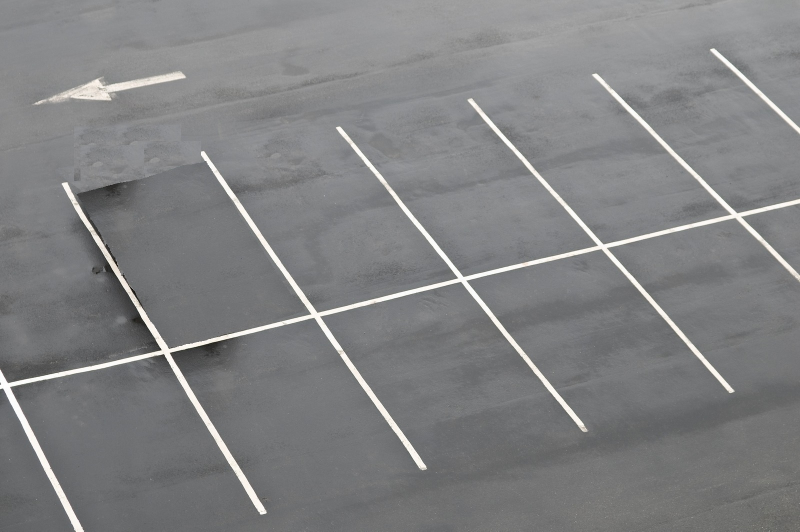
#> input picture backend/images/diag_PL2.jpg, 1600 x 1063 px, found by its file name (shown at 1/2 size)
$ python opencv_sandbox.py
#> lines starting #> are read from the running program, lines starting #| are printed output that depends on the picture; after the words box and inside, x2 and y2 are one past the last pixel; in counts of white or black regions, pixels touching at a corner belong together
### backend/analysis/math_functions.py
import math, sys

'''
Merge collinear lines or lines so close together they
might as well be

Inputs:
    angle_threshold: angle difference between lines
    distance_threshold: pixel distance difference between lines
    lines: list of lines to be considered

Outputs:
    merged_lines: line list post merge
'''
# [79 lines left out: function merge_lines, not called in this run]


'''
Detect intersection points between lines, using determinants
equation used can be found here:
https://en.wikipedia.org/wiki/Line%E2%80%93line_intersection

Inputs:
    lines: list of lines to be considered

Outputs:
    intersect_points: all points where two lines intersect
'''
# [30 lines left out: function calc_intersects, not called in this run]


'''
Make a point list out of cut intersect lines

Inputs:
    intersect_lines: list of intersect lines

Outputs:
    intersect_line_points: list of points created from intersect
                           line list
'''
# [10 lines left out: function calc_intersect_line_points, not called in this run]


'''
Calculate the distance from a point to a FINITE line segment

Inputs:
    px: point x val
    py: point y val
    x1: point 1 x for line
    y1: point 1 y for line
    x2: point 2 x for line
    y2: point 2 y for line

Outputs:
    dist: distance from the point to the finite line
'''
# [15 lines left out: function point_to_finite_line_dist, not called in this run]


'''
Clean fragment lines post-merge

Inputs:
    lines: list of line segments post-merge

Outputs:
    lines: cleansed list of lines with fragment lines removed
'''
# [67 lines left out: function clean_fragment_lines, not called in this run]

### backend/analysis/space_detection.py
import cv2, numpy, math
from analysis.math_functions import (merge_lines, calc_intersects, calc_intersect_line_points,
                                    clean_fragment_lines)

img_w = 800
img_h = 444

points = []

'''
Define parking space lines as:
    startpoint -> intersection point
    or
    endpoint   -> intersection point

Inputs:
    lines: list of lines to be considered
    intersect_points: all points where two lines intersect

Outputs:
    space_lines_side_1: detected lines on side 1 of the intersect line
    space_lines_side_2: detected lines on side 2 of the intersect line
    intersect_lines: detected lines used to connect space lines
'''
def calc_space_lines(lines: list,
                     intersect_points: list):

    space_lines_side_1 = []
    space_lines_side_2 = []
    intersect_lines = []

    line_1_found = 0
    line_2_found = 0

    for line in lines:
        for intersect_point in intersect_points:
            start_x, start_y, end_x, end_y = line[0]
            intersect_x, intersect_y, line_1, line_2 = intersect_point

            # line_1 and line_2 are the lines that created the intersection
            x1_1, y1_1, x2_1, y2_1 = line_1
            x1_2, y1_2, x2_2, y2_2 = line_2

            # check if intersection point is on current line
            # if it is, break the line into two, split by intersection point
            if ((start_x == x1_1 and start_y == y1_1 and end_x == x2_1 and end_y == y2_1) or
                (start_x == x1_2 and start_y == y1_2 and end_x == x2_2 and end_y == y2_2)
                ):
                space_lines_side_1.append((start_x, start_y, intersect_x, intersect_y))
                space_lines_side_2.append((intersect_x, intersect_y, end_x, end_y))

            # cut the intersect line itself based off the intersection points
            # a line is defined as an intersection line if has two or more intersect
            # points along it
            if start_x == x1_1 and start_y == y1_1 and end_x == x2_1 and end_y == y2_1:
                line_1_found += 1
            elif start_x == x1_2 and start_y == y1_2 and end_x == x2_2 and end_y == y2_2:
                line_2_found += 1

        if line_1_found >= 2 or line_2_found >= 2:
            start_x, start_y, end_x, end_y = line[0]

            # sort the intersect points to align at the beginning with
            # start_x and at the end with end_x
            # NOTE: I don't think this will account for y correctly...may
            #       need to fix later
            intersect_points.sort()

            # startpoint -> intersection point
            intersect_lines.append((start_x, start_y,
                                    intersect_points[0][0], intersect_points[0][1]))
            # intersection point -> intersection point
            for i in range(0, len(intersect_points) - 1):
                ip_x1, ip_y1, line_1_1, line_2_1 = intersect_points[i]
                ip_x2, ip_y2, line_1_2, line_2_2 = intersect_points[i + 1]
                intersect_lines.append((ip_x1, ip_y1, ip_x2, ip_y2))
            # intersection point -> endpoint
            intersect_lines.append((intersect_points[(len(intersect_lines) % len(intersect_points)) - 1][0],
                                    intersect_points[(len(intersect_lines) % len(intersect_points)) - 1][1],
                                    end_x, end_y))

        # reset line intersection counts
        line_1_found = 0
        line_2_found = 0

    return space_lines_side_1, space_lines_side_2, intersect_lines


'''
Prune space line array to get rid of false positive intersect
lines or derivatives of intersect lines

Inputs:
    space_lines: list of space lines to prune
    intersect_line_points: list of intersection line points within lot
                           * NOT THE SAME AS BASE INTERSECT POINTS *
Outputs:
    None
'''
def prune_space_lines(space_lines: list, intersect_line_points: list):

    i = 0
    popped = False

    while i < len(space_lines):
        x_1, y_1, x_2, y_2 = space_lines[i]
        for p_1 in intersect_line_points:
            for p_2 in intersect_line_points:
                if p_1 == p_2:
                    continue
                if ((x_1 == p_1[0] and y_1 == p_1[1] and
                     x_2 == p_2[0] and y_2 == p_2[1]) or
                    (x_1 == p_2[0] and y_1 == p_2[1] and
                     x_2 == p_1[0] and y_2 == p_1[1])):
                    space_lines.pop(i)
                    popped = True
                    break
            if popped:
                break
        if not popped:
            i += 1
        popped = False


'''
Build a spot list using space lines and intersect lines

Inputs:
    space_lines: list of space lines to build from
    intersect_lines: list of lines used to connect space lines
    side: side of intersection line expected, 1 or 2

Output:
    spots: list of detected spots
'''
def build_spots(space_lines: list, intersect_lines: list, side: int):

    spots = []
    s_x, s_y = -1, -1
    i1_x, i1_y = -1, -1
    i2_x, i2_y = -1, -1
    e_x, e_y = -1, -1
    intersect_found = False
    end_found = False

    for line in space_lines:
        s1_x1_s, s1_y1_s, s1_x1_e, s1_y1_e = line

        # spot begins with a startpoint if on side 1,
        # spot begins with a endpoint if on side 2
        if side == 1:
            s_x = s1_x1_s   # point 1 of spot
            s_y = s1_y1_s
        elif side == 2:
            s_x = s1_x1_e   # point 1 of spot
            s_y = s1_y1_e

        # for first side 1 line, endpoint should connect with
        # intersect startpoint
        # for first side 2 line, startpoint should connect with
        # intersect startpoint
        for ti_line in intersect_lines:
            ti_x1_s, ti_y1_s, ti_x1_e, ti_y1_e = ti_line

            if ((s1_x1_e == ti_x1_s and s1_y1_e == ti_y1_s and side == 1) or
                (s1_x1_s == ti_x1_s and s1_y1_s == ti_y1_s and side == 2)):
                i1_x = ti_x1_s   # point 2 of spot
                i1_y = ti_y1_s
                i2_x = ti_x1_e   # point 3 of spot
                i2_y = ti_y1_e
                intersect_found = True

        # point 3 (intersect endpoint) should connect with other
        # side 1 line endpoint
        # if side 1, intersect endpoint should connect with other
        # side 1 endpoint
        # if side 2, intersect endpoint should connect with other
        # side 2 line startpoint
        for line in space_lines:
            s2_x1_s, s2_y1_s, s2_x1_e, s2_y1_e = line

            if s2_x1_e == i2_x and s2_y1_e == i2_y and side == 1:
                e_x = s2_x1_s   # point 4 of spot
                e_y = s2_y1_s
                end_found = True
            elif s2_x1_s == i2_x and s2_y1_s == i2_y and side == 2:
                e_x = s2_x1_e   # point 4 of spot
                e_y = s2_y1_e
                end_found = True

        if intersect_found and end_found:
            spots.append(((s_x, s_y), (i1_x, i1_y), (i2_x, i2_y), (e_x, e_y)))

        s_x, s_y = -1, -1
        i1_x, i1_y = -1, -1
        i2_x, i2_y = -1, -1
        e_x, e_y = -1, -1
        intersect_found = False
        end_found = False

    spots.sort()

    return spots


'''
Function for handling the clicks on the image to remove the background

Inputs:
    None

Outputs:
    None
'''
# [5 lines left out: function click, not called in this run]


'''
Blackout the background that isn't the parking lot

Inputs:
    empty_lot: empty image of lot

Outputs:
    empty_lot: removed background empty lot image
'''
# [14 lines left out: function remove_background, not called in this run]


'''
Classify lines based on whether they can make spots on
the edge of the lot or on the inside of the lot

Inputs:
    lines: list of all lines detected in the lot

Outputs:
    edge_lines: list of lines that are on the edge of the lot
                (used to make lot edge spaces)
    inner_lines: list of lines that are on the inside of the lot
                 (used to make inner lot spaces)
'''
# [56 lines left out: function classify_lines, not called in this run]


'''
Build edge spots using edge lines

Inputs:
    edge_lines: list of edge lines to build spots from
    axis: str representing axis to care about for searching

Outputs:
    edge_spots: list of spots created from edge lines
'''
# [39 lines left out: function build_edge_spots, not called in this run]


'''
Once spots are calculated, remove the outliers; outliers are either spots
with too large / too small of areas or only a couple spots on a side

Inputs:
    spots: list of spots which contain 4 tuples of points

Outputs:
    spots: trimmed list of spots which contain 4 tuples of points
'''
# [33 lines left out: function remove_outlier_spots, not called in this run]


'''
Take trimmed map and make the simplified map more realistic to the
actual lot setup

Inputs:
    spots: spot map where everything is left justified, left and right on bottom indexes

Outputs:
    realistic_spots: spot map where map represents actual lot setup
'''
# [82 lines left out: function build_realistic_map, not called in this run]


'''
Detect spots in an empty lot

Inputs:
    empty_lot: empty image of lot

Outputs:
    spots: list of all spots detected;
           spots in the form of coordinates
'''
# [104 lines left out: function define_spots, not called in this run]


'''
Use background subtraction to determine spot fullness

Inputs:
    empty_lot: image of empty lot
    live_lot: live image of lot
    dimensions: dimensions of image (h, w)
    spots: list of spots to analyze

Output:
    spot_occupancy: list of occupancy within spot (0 = empty, 1 = full)
    available_spots: number of available spots to park in
    total_spots: number of available and unavailable spots
'''
def detect_fullness(empty_lot, live_lot, dimensions, spots):

    # subtract the empty lot from the live lot, gray scale for color
    # consistency
    subtracted_lot = cv2.absdiff(empty_lot, live_lot)
    gray_subtracted = cv2.cvtColor(subtracted_lot, cv2.COLOR_BGR2GRAY)
    cv2.threshold(gray_subtracted, 55, 255, cv2.THRESH_BINARY, gray_subtracted)

    # check spot detection zones for certain amount of changed
    # pixels; if over threshold, spot occupied
    spot_occupancy = []
    spot_row_occupancy = []
    available_spots = 0
    total_spots = 0
    fake_spot_id = 1000
    for spot_row in spots:
        for spot in spot_row:
            if spot[0][0] != -1:
                mask = numpy.zeros(dimensions, dtype=numpy.uint8)
                cv2.fillPoly(mask, [numpy.array(spot)], (255, 255, 255))
                isolated_spot = cv2.bitwise_and(gray_subtracted, gray_subtracted, mask=mask)

                spot_area = cv2.countNonZero(mask)
                changed_pixels = cv2.countNonZero(isolated_spot)
                percent_filled = (changed_pixels / spot_area) * 100

                total_spots += 1
                if percent_filled > 25:
                    spot_row_occupancy.append({'spot_id': total_spots,
                                               'occupied': True})
                else:
                    spot_row_occupancy.append({'spot_id': total_spots,
                                               'occupied': False})
                    available_spots += 1
            else:  # empty spacer spots don't get a real spot id, any id over 1000 is a "fake" spot
                spot_row_occupancy.append({'spot_id': fake_spot_id,
                                           'occupied': False})
                fake_spot_id += 1
        spot_occupancy.append(spot_row_occupancy)
        spot_row_occupancy = []

    return spot_occupancy, available_spots, total_spots

### backend/analysis/opencv_sandbox.py
import cv2, numpy
from math_functions import merge_lines, calc_intersects, calc_intersect_line_points
from space_detection import (calc_space_lines, prune_space_lines, build_spots,
                             detect_fullness)

# load an image, resizing it to an appropriate size
img_w = 800
img_h = 445
pl_img = cv2.imread('..\images\diag_PL2.jpg', 1)
#> pl_img is the input picture: shape (1063, 1600, 3); mean B, G, R 130.4, 129.2, 128.6
pl_img = cv2.resize(pl_img, (img_w, img_h))
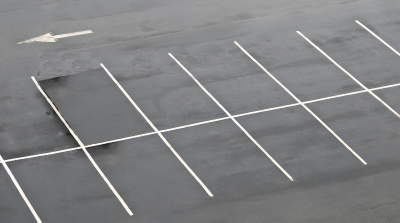
#> pl_img: shape (445, 800, 3) (shown at 1/2 size); mean B, G, R 130.3, 129, 128.5

# convert to HSV (Hue, Saturation, Brightness)
hsv = cv2.cvtColor(pl_img, cv2.COLOR_BGR2HSV)

# apply a mask that masks anything outside a white range
# (space lines are white)
lower_white = numpy.array([0, 0, 200])
upper_white = numpy.array([180, 25, 255])
mask = cv2.inRange(hsv, lower_white, upper_white)
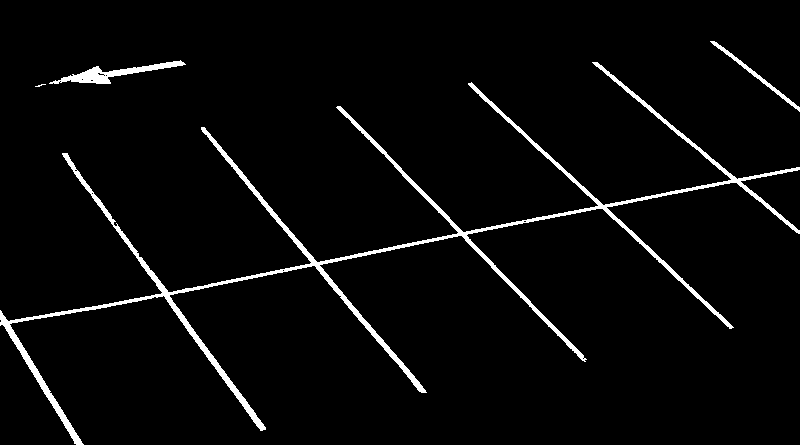
#> mask: shape (445, 800); 3.5% white; 4 white regions (1 under 20 px), largest, box (x1, y1, x2, y2) and area: (0, 62, 800, 445) 11084, (49, 60, 186, 84) 958, (710, 41, 800, 112) 430

# detect straight lines in the image
lines = cv2.HoughLinesP(mask,
                        rho=1,               # indiv. pixel granularity
                        theta=numpy.pi/180,  # sweep image in 1 deg incs
                        threshold=80,        # x pixel hits during sweep
                                             # to be considered a line
                        minLineLength=50,    # lines must be x pixels long
                        maxLineGap=10)       # lines may have a x pixel gap
#> lines = 41 rows, first 6: [0, 324, 799, 169], [251, 275, 799, 168], [347, 113, 585, 359], [373, 250, 799, 167], [468, 83, 731, 328], [3, 325, 438, 240]

# merge close together lines
merged_lines = merge_lines(5, 100, lines)
#> in merge_lines, `consumed = [False] * len(lines)`: consumed = 41 items, first 6: False, False, False, False, False, False
#> the loop in merge_lines, `for i in range(len(lines)):` made 41 passes
#> after the loop in merge_lines, `for i in range(len(lines)):`: consumed = 41 items, first 6: True, True, True, True, True, True; merged_lines = 9 items
#> merged_lines = 9 items

# find all intersection points in image
intersect_points = calc_intersects(merged_lines)
#> the loop in calc_intersects, `for i in range(len(lines)):` made 9 passes
#> after the loop in calc_intersects, `for i in range(len(lines)):`: intersect_points = 6 items
#> intersect_points = 6 items

# acquire lines used to define a parking space
space_lines_side1, space_lines_side2, intersect_lines = calc_space_lines(merged_lines,
                                                                         intersect_points)
#> the loop in calc_space_lines, `for line in lines:` made 9 passes
#> (start_x, start_y, end_x, end_y) on pass 1: (0, 324, 799, 167)
#> after the loop in calc_space_lines, `for line in lines:`: intersect_lines = [(0, 324, 7, 322), (7, 322, 164, 291), (164, 291, 315, 261), (315, 261, 460, 233), (460, 233, 601, 205), (601, 205, 734, 179), (734, 179, 799, 167)]; space_lines_side_1 = [(0, 324, 460, 233), (0, 324, 601, 205), (0, 324, 315, 261), (0, 324, 164, 291), (0, 324, 734, 179), (0, 324, 7, 322), (337, 106, 460, 233), (468, 83, 601, 205), (201, 127, 315, 261), (63, 153, 164, 291), (592, 62, 734, 179), (0, 310, 7, 322)]; space_lines_side_2 = [(460, 233, 799, 167), (601, 205, 799, 167), (315, 261, 799, 167), (164, 291, 799, 167), (734, 179, 799, 167), (7, 322, 799, 167), (460, 233, 584, 361), (601, 205, 733, 327), (315, 261, 426, 392), (164, 291, 264, 429), (734, 179, 799, 233), (7, 322, 81, 444)]
#> space_lines_side1 has the same summary as space_lines_side_1 in calc_space_lines; space_lines_side2 has the same summary as space_lines_side_2 in calc_space_lines

# decompose intersect line list into list of points
intersect_line_points = calc_intersect_line_points(intersect_lines)
#> the loop in calc_intersect_line_points, `for intersect_line in intersect_lines:` made 7 passes
#> after the loop in calc_intersect_line_points, `for intersect_line in intersect_lines:`: intersect_line_points = [(0, 324), (7, 322), (7, 322), (164, 291), (164, 291), (315, 261), (315, 261), (460, 233), (460, 233), (601, 205), (601, 205), (734, 179), (734, 179), (799, 167)]

# prune space line arrays
prune_space_lines(space_lines_side1, intersect_line_points)
#> the loop in prune_space_lines, `while i < len(space_lines):` made 12 passes
#> after the loop in prune_space_lines, `while i < len(space_lines):`: i = 6; space_lines = [(337, 106, 460, 233), (468, 83, 601, 205), (201, 127, 315, 261), (63, 153, 164, 291), (592, 62, 734, 179), (0, 310, 7, 322)]
prune_space_lines(space_lines_side2, intersect_line_points)
#> the loop in prune_space_lines (call 2), `while i < len(space_lines):` made 12 passes

# build list of all spots in the lot
spots = []
spots += build_spots(space_lines_side1, intersect_lines, 1)
#> the loop in build_spots, `for line in space_lines:` made 6 passes
#> after the loop in build_spots, `for line in space_lines:`: spots = [((337, 106), (460, 233), (601, 205), (468, 83)), ((468, 83), (601, 205), (734, 179), (592, 62)), ((201, 127), (315, 261), (460, 233), (337, 106)), ((63, 153), (164, 291), (315, 261), (201, 127)), ((0, 310), (7, 322), (164, 291), (63, 153))]
#> spots = [((0, 310), (7, 322), (164, 291), (63, 153)), ((63, 153), (164, 291), (315, 261), (201, 127)), ((201, 127), (315, 261), (460, 233), (337, 106)), ((337, 106), (460, 233), (601, 205), (468, 83)), ((468, 83), (601, 205), (734, 179), (592, 62))]
spots += build_spots(space_lines_side2, intersect_lines, 2)
#> the loop in build_spots (call 2), `for line in space_lines:` made 6 passes
#> spots = 10 items

# now with our list of spot quadrilaterals, draw the spot
# detection zones
detection_zones_img = pl_img.copy()
for spot in spots:
    p1 = spot[0]
    p2 = spot[1]
    p3 = spot[2]
    p4 = spot[3]
    cv2.line(detection_zones_img, p1, p2, (0, 0, 255), 3)
    cv2.line(detection_zones_img, p2, p3, (0, 0, 255), 3)
    cv2.line(detection_zones_img, p3, p4, (0, 0, 255), 3)
    cv2.line(detection_zones_img, p4, p1, (0, 0, 255), 3)
#> this loop made 10 passes
#> (p1, p2, p3, p4) on passes 1 to 4: ((0, 310), (7, 322), (164, 291), (63, 153)), ((63, 153), (164, 291), (315, 261), (201, 127)), ((201, 127), (315, 261), (460, 233), (337, 106)), ((337, 106), (460, 233), (601, 205), (468, 83))
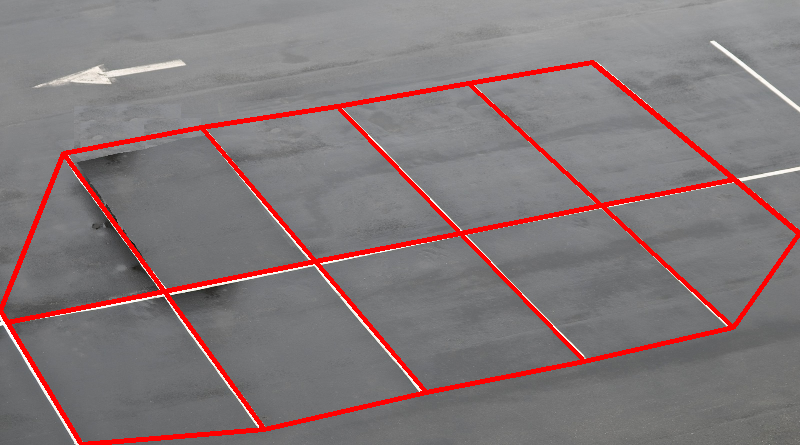
#> detection_zones_img: shape (445, 800, 3); 5.29% of pixels changed, all inside (x1, y1, x2, y2) = (0, 60, 800, 445)

# with spots marked we need to check if a car is in
# the spot or not; use background subtraction
# NOTE: WE NEED TO KEEP A SAMPLE OF THE EMPTY LOT FOR ME TO DO THIS
#       i.e during initialization take a snap of the lot and store
#       in DB
empty_lot = cv2.imread('..\images\diag_PL2.jpg', 1)
empty_lot = cv2.resize(empty_lot, (img_w, img_h))
live_lot = cv2.imread('..\images\live_diag_PL2.jpg', 1)
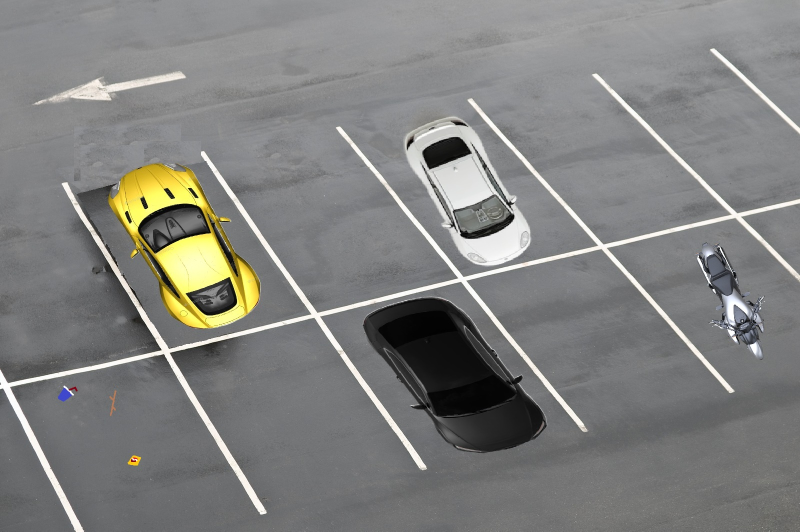
#> input picture backend/images/live_diag_PL2.jpg, 1600 x 1063 px, found by its file name (shown at 1/2 size)
#> live_lot is the input picture: shape (1063, 1600, 3); mean B, G, R 126.7, 128.7, 128.5
live_lot = cv2.resize(live_lot, (img_w, img_h))
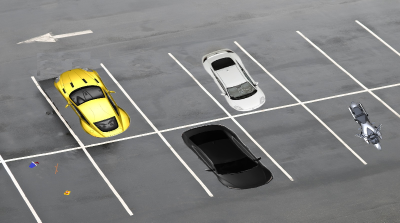
#> live_lot: shape (445, 800, 3) (shown at 1/2 size); mean B, G, R 126.6, 128.5, 128.4

spot_occupancy = detect_fullness(empty_lot, live_lot, (img_h, img_w), spots)
#> in detect_fullness, `subtracted_lot = cv2.absdiff(empty_lot, live_lot)`:
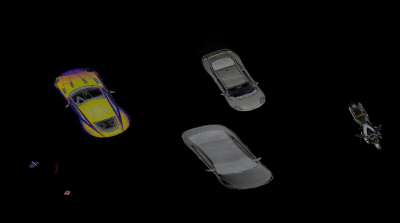
#> subtracted_lot: shape (445, 800, 3) (shown at 1/2 size); mean B, G, R 7.7, 8.8, 9.1
#> in detect_fullness, `cv2.threshold(gray_subtracted, 55, 255, cv2.THRESH_BINARY, gray_subtra..`:
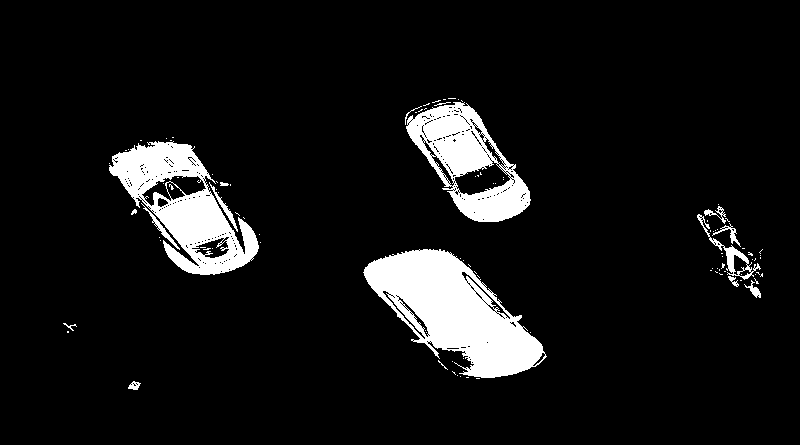
#> gray_subtracted: shape (445, 800); 8.2% white; 103 white regions (87 under 20 px), largest, box (x1, y1, x2, y2) and area: (363, 249, 547, 378) 12074, (109, 141, 259, 275) 8476, (406, 102, 531, 222) 6729
#> the loop in detect_fullness, `for spot_row in spots:` made 1 pass
#> after the loop in detect_fullness, `for spot_row in spots:`: available_spots = 0; fake_spot_id = 1000; spot_occupancy = []; total_spots = 0
#> (the run stopped early here; a loop or call above may not have finished)
